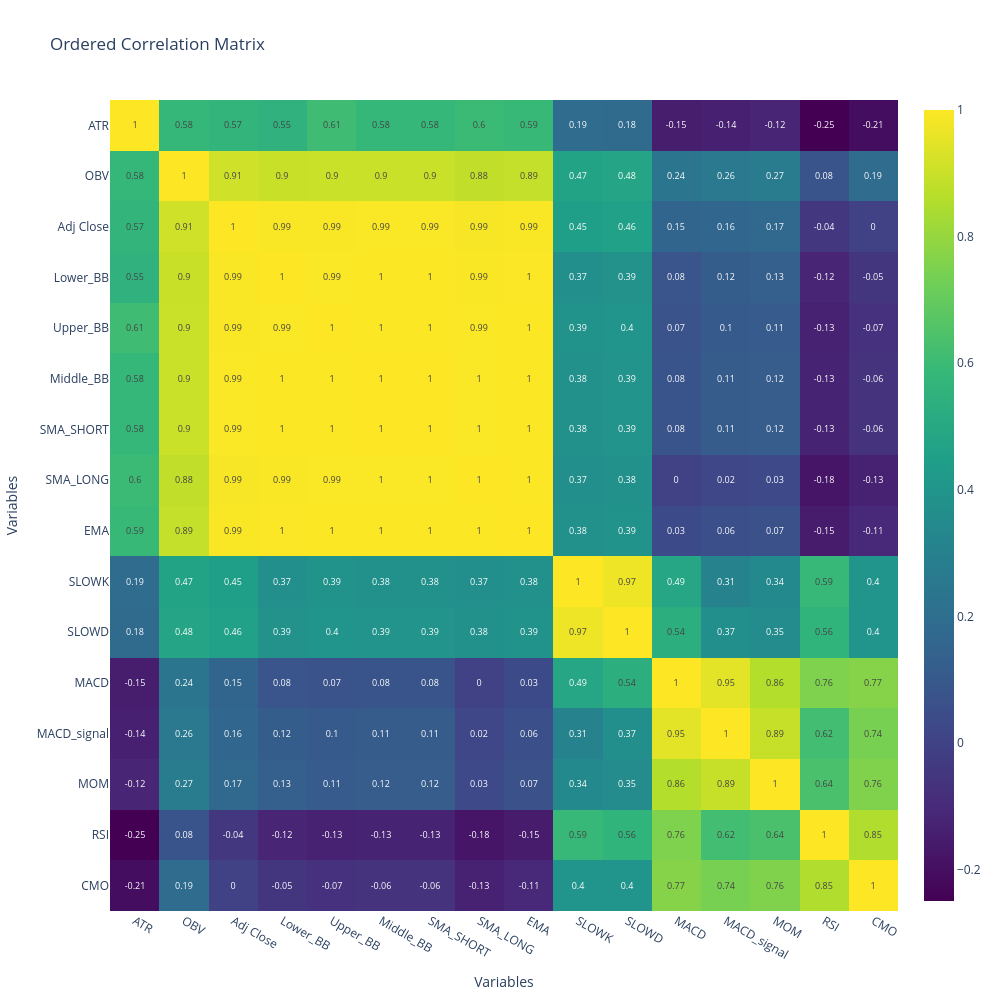

Here is the notebook cell this chart was saved with:
### Code cell
correlation_matrix = X.corr()

# Perform hierarchical clustering to find the order of features
linked = sch.linkage(sch.distance.pdist(correlation_matrix), method='ward')
cluster_order = sch.dendrogram(linked, no_plot=True)['leaves']

# Reorder the correlation matrix
correlation_matrix_ordered = correlation_matrix.iloc[cluster_order, cluster_order]

# Create the heatmap with text
fig = go.Figure(data=go.Heatmap(
                    z=correlation_matrix_ordered,
                    x=correlation_matrix_ordered.columns,
                    y=correlation_matrix_ordered.columns,
                    colorscale='Viridis',
                    text=correlation_matrix_ordered.round(2).values, 
                    texttemplate="%{text}",
                    textfont={"size":9}  
                    ))

fig.update_layout(
    title='Ordered Correlation Matrix',
    xaxis_title="Variables",
    yaxis_title="Variables",
    xaxis=dict(side='bottom'),
    yaxis=dict(autorange='reversed'),
    width=1000,  
    height=1000,  
)

pyo.iplot(fig)

### Figure 1 — Plotly figure (JSON) as saved in the notebook; plotly's stock layout.template omitted (floating-point values rounded to 4 significant figures; data arrays with more than 128 entries replaced by an {"elided": "..."} marker saying what was removed)
{"data": [{"colorscale": [[0, "#440154"], [0.1111, "#482878"], [0.2222, "#3e4989"], [0.3333, "#31688e"], [0.4444, "#26828e"], [0.5556, "#1f9e89"], [0.6667, "#35b779"], [0.7778, "#6ece58"], [0.8889, "#b5de2b"], [1, "#fde725"]], "text": {"elided": "16x16 float values"}, "textfont": {"size": 9}, "texttemplate": "%{text}", "type": "heatmap", "x": ["ATR", "OBV", "Adj Close", "Lower_BB", "Upper_BB", "Middle_BB", "SMA_SHORT", "SMA_LONG", "EMA", "SLOWK", "SLOWD", "MACD", "MACD_signal", "MOM", "RSI", "CMO"], "y": ["ATR", "OBV", "Adj Close", "Lower_BB", "Upper_BB", "Middle_BB", "SMA_SHORT", "SMA_LONG", "EMA", "SLOWK", "SLOWD", "MACD", "MACD_signal", "MOM", "RSI", "CMO"], "z": {"elided": "16x16 float values"}}], "layout": {"height": 1000, "title": {"text": "Ordered Correlation Matrix"}, "width": 1000, "xaxis": {"side": "bottom", "title": {"text": "Variables"}}, "yaxis": {"autorange": "reversed", "title": {"text": "Variables"}}}}
